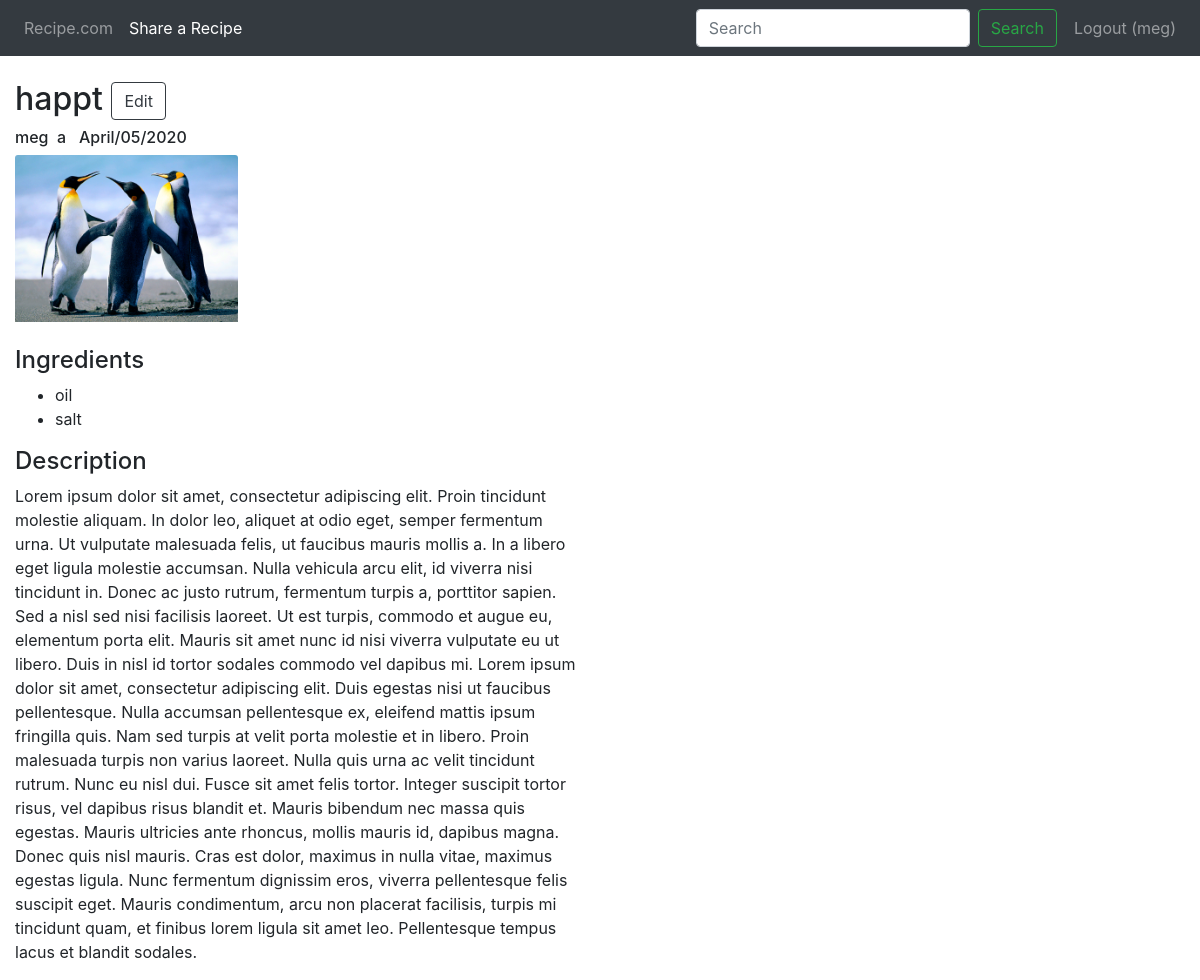
The page /recipes/3/ (signed in) on the database its author committed.
### recipes/models.py (models this page shows, shortened)
class Recipe(models.Model):
    DIFFICULTY_CHOICES = [
        ("e", "Easy"),
        ("m", "Medium"),
        ("a", "Advanced")
    ]
    ingredients = models.ManyToManyField(Ingredient, related_name="recipes")
    user = models.ForeignKey(User, on_delete=models.CASCADE, related_name="recipes")
    name = models.CharField(max_length=255)
    image = models.ImageField()
    description = models.TextField()
    date_created = models.DateTimeField(default=timezone.now, editable=False)
    difficulty = models.CharField(max_length=1, choices=DIFFICULTY_CHOICES)

class Ingredient(models.Model):
    name = models.CharField(max_length=255, unique=True)

### recipes/views.py (the view)
# urls.py: url(r'^(?P<pk>[0-9]+)/$', views.RecipeDetail.as_view(), name='detail'),
class RecipeDetail(generic.DetailView):
    model = Recipe
    template_name = 'recipes/recipe_detail.html'

### recipes/templates/recipes/recipe_detail.html (shortened to what this page needs)
{% extends 'recipes/base.html' %}
{% block body %}
<div class="col-sm-5 col-md-6">
    <h2> {{recipe.name}}
        {% if recipe.user == user %}
            <a href="{% url 'recipes:update' recipe.id %}" class="btn btn-outline-dark">Edit</a>
        {% endif %}
    </h2>
    <h6>
        {{recipe.user}}&nbsp;
        {{recipe.difficulty}}&nbsp;&nbsp;
        {{ recipe.date_created|date:"F/d/Y" }}
    </h6>
    <div class="col-md-5" style="padding-left: 0"> <img src="{{ recipe.image.url }}" class="card-img-top"></div>
    <br>
    <h4> Ingredients </h4>
    <ul>
        {% for ingredient in recipe.ingredients.all %}
            <li>{{ingredient.name}}</li>
        {% endfor%}
    </ul>
    <h4> Description </h4>
    <p>
        {{recipe.description}}
    </p>
</div>
{% endblock %}

### recipes/templates/recipes/base.html (shortened to what this page needs)
<!DOCTYPE html>
<html lang="en">
<head>
    {% load staticfiles %}
    <link rel="stylesheet" href="https://maxcdn.bootstrapcdn.com/bootstrap/4.0.0/css/bootstrap.min.css">
    <link href="https://emoji-css.afeld.me/emoji.css" rel="stylesheet">
</head>
<body>
  <nav class="navbar navbar-expand-lg navbar-dark bg-dark">
    <div class="collapse navbar-collapse" id="navbarSupportedContent">
      <ul class="navbar-nav mr-auto">
        <li class="nav-item">
          <a class="nav-link" href="{% url 'recipes:index' %}">Recipe.com <span class="sr-only">(current)</span></a>
        </li>
        {% if user.is_authenticated %}
        <li class="nav-item active">
          <a class="nav-link" href="{% url 'recipes:create' %}">Share a Recipe</a>
        </li>
        {% endif %}
      </ul>
      <form action="{% url 'recipes:index' %}" class="form-inline my-2 my-lg-0" method="get">
        <input name="q" class="form-control mr-sm-2" type="search" placeholder="Search" aria-label="Search">
        <button class="btn btn-outline-success my-2 my-sm-0" type="submit">Search</button>
      </form>
      <ul class="navbar-nav mr-right">
        {% if user.is_authenticated %}
        <li class="nav-item">
          <a class="nav-link" href="{% url 'users:logout' %}">
            &nbsp; Logout ({{user.username}})
          </a>
        </li>
        {% endif %}
      </ul>
    </div>
  </nav>
  <br>
{% block body %}
{% endblock %}
</body>
</html>

### rows shown on the page
Recipe: name "happt", user "meg", difficulty "a", date_created "April/05/2020", image (picture), description "Lorem ipsum dolor sit amet, consectetur adipiscing elit. Proin tincidunt molestie aliquam. In dolor leo, aliquet at odio eget, semper fermentum urna. Ut vulputate malesuada felis, ut faucibus mauris mollis a. In a libero eget ligula molestie accumsan. Nulla vehicula arcu elit, id viverra nisi tincidunt in. Donec ac justo rutrum, fermentum turpis a, porttitor sapien. Sed a nisl sed nisi facilisis laoreet. Ut est turpis, commodo et augue eu, elementum porta elit. Mauris sit amet nunc id nisi viverra vulputate eu ut libero. Duis in nisl id tortor sodales commodo vel dapibus mi. Lorem ipsum dolor sit amet, consectetur adipiscing elit. Duis egestas nisi ut faucibus pellentesque. Nulla accumsan…"
Ingredient: name "oil"
Ingredient: name "salt"

### other values the page prints
{{ user.username }} "meg"
